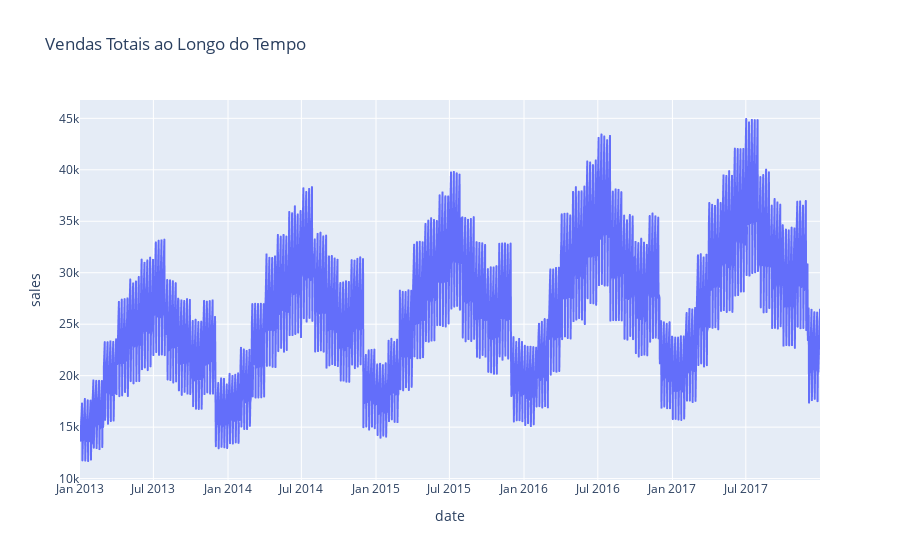

Notebook code for this chart:
### Code cell
# Sazonalidade
fig = px.line(df.groupby('date')['sales'].sum().reset_index(), 
              x='date', y='sales', title='Vendas Totais ao Longo do Tempo')
fig.show()

### Figure 1 — Plotly figure (JSON) as saved in the notebook; plotly's stock layout.template omitted (floating-point values rounded to 4 significant figures; data arrays with more than 128 entries replaced by an {"elided": "..."} marker saying what was removed)
{"data": [{"hovertemplate": "date=%{x}<br>sales=%{y}<extra></extra>", "legendgroup": "", "line": {"color": "#636efa", "dash": "solid"}, "marker": {"symbol": "circle"}, "mode": "lines", "name": "", "showlegend": false, "type": "scattergl", "x": {"elided": "1826 str values"}, "xaxis": "x", "y": {"elided": "1826 int values"}, "yaxis": "y"}], "layout": {"legend": {"tracegroupgap": 0}, "title": {"text": "Vendas Totais ao Longo do Tempo"}, "xaxis": {"anchor": "y", "domain": [0, 1], "title": {"text": "date"}}, "yaxis": {"anchor": "x", "domain": [0, 1], "title": {"text": "sales"}}}}
